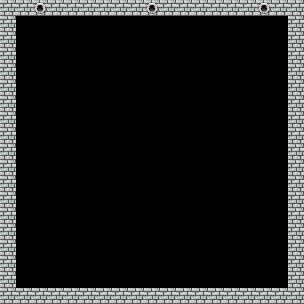

This game map was drawn from its Tiled (.tmx) file and the tilesets committed beside it. A one-line description and the full map source follow:
An orthogonal 19x19 tile map with 16x16 px tiles, 1 tile layer (图块层 1).

<map version="1.10" tiledversion="1.10.2" orientation="orthogonal" renderorder="right-down" width="19" height="19" tilewidth="16" tileheight="16" infinite="0" nextlayerid="2" nextobjectid="1">
 <tileset firstgid="1" source="下水道.tsx" />
 <layer id="1" name="图块层 1" width="19" height="19">
  <data encoding="csv">
5,5,13,5,5,5,5,5,5,13,5,5,5,5,5,5,13,5,5,
5,1,1,1,1,1,1,1,1,1,1,1,1,1,1,1,1,1,5,
5,1,1,1,1,1,1,1,1,1,1,1,1,1,1,1,1,1,5,
5,1,1,1,1,1,1,1,1,1,1,1,1,1,1,1,1,1,5,
5,1,1,1,1,1,1,1,1,1,1,1,1,1,1,1,1,1,5,
5,1,1,1,1,1,1,1,1,1,1,1,1,1,1,1,1,1,5,
5,1,1,1,1,1,1,1,1,1,1,1,1,1,1,1,1,1,5,
5,1,1,1,1,1,1,1,1,1,1,1,1,1,1,1,1,1,5,
5,1,1,1,1,1,1,1,1,1,1,1,1,1,1,1,1,1,5,
5,1,1,1,1,1,1,1,1,1,1,1,1,1,1,1,1,1,5,
5,1,1,1,1,1,1,1,1,1,1,1,1,1,1,1,1,1,5,
5,1,1,1,1,1,1,1,1,1,1,1,1,1,1,1,1,1,5,
5,1,1,1,1,1,1,1,1,1,1,1,1,1,1,1,1,1,5,
5,1,1,1,1,1,1,1,1,1,1,1,1,1,1,1,1,1,5,
5,1,1,1,1,1,1,1,1,1,1,1,1,1,1,1,1,1,5,
5,1,1,1,1,1,1,1,1,1,1,1,1,1,1,1,1,1,5,
5,1,1,1,1,1,1,1,1,1,1,1,1,1,1,1,1,1,5,
5,1,1,1,1,1,1,1,1,1,1,1,1,1,1,1,1,1,5,
5,5,5,5,5,5,5,5,5,5,5,5,5,5,5,5,5,5,5
</data>
 </layer>
</map>
